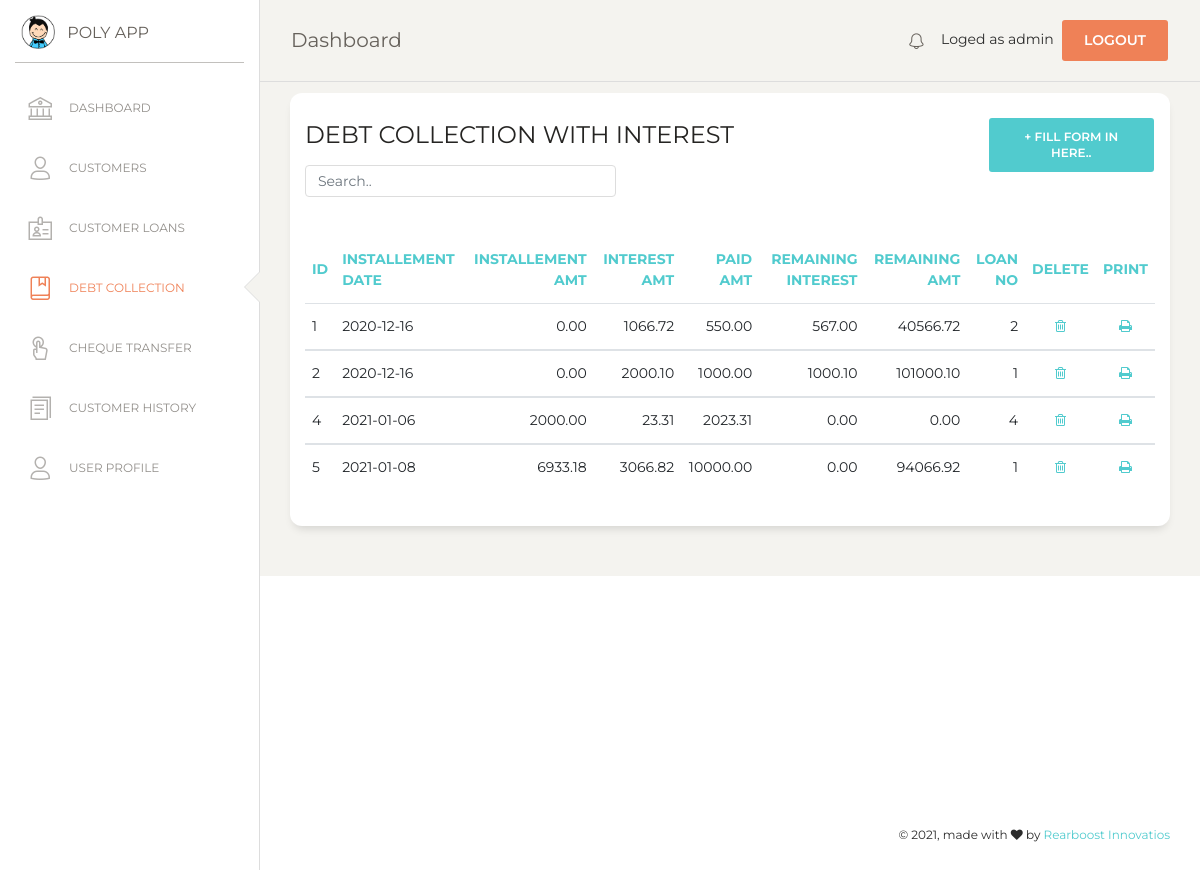
/debt_collection.php (signed in), run on the app's committed database.
### tables this page shows
CREATE TABLE `loan_installement` (
  `id` int(7) NOT NULL,
  `li_date` date NOT NULL,
  `paid` double(10,2) NOT NULL DEFAULT '0.00',
  `installement_amt` double(10,2) NOT NULL,
  `interest_amt` double(10,2) NOT NULL,
  `remaining_int_amt` decimal(10,2) NOT NULL DEFAULT '0.00',
  `remaining_amt` double(10,2) NOT NULL,
  `loan_no` int(7) NOT NULL
);

### debt_collection.php (the view, shortened to what this page needs)
<?php
if (!isset($_SESSION['loged_user'])) {
    header('location: login.php');
}else {
$con = mysqli_connect(DB_HOSTNAME,DB_USERNAME,DB_PASSWORD);
mysqli_select_db($con,DB_NAME);
?>
<!DOCTYPE html>
<html lang="en">
<head>
  <link href="https://maxcdn.bootstrapcdn.com/font-awesome/latest/css/font-awesome.min.css" rel="stylesheet">
  <link href="assets/css/bootstrap.min.css" rel="stylesheet" />
  <link href="assets/css/paper-dashboard.css?v=2.0.1" rel="stylesheet" />
  <link href="assets/demo/demo.css" rel="stylesheet" />
</head>
<body class="">
  <div class="wrapper ">
    <div class="sidebar" data-color="white" data-active-color="danger">
      <div class="logo">
        <a href="#" class="simple-text logo-mini">
          <div class="logo-image-small">
            <img src="assets/img/logo-small.png">
          </div>
        </a>
        <a href="#" class="simple-text logo-normal">
          POLY APP
        </a>
      </div>
      <div class="sidebar-wrapper">
        <ul class="nav">
          <li>
            <a href="index">
              <i class="nc-icon nc-bank"></i>
              <p>DASHBOARD</p>
            </a>
          </li>
          <li>
            <a href="customer">
              <i class="nc-icon nc-single-02"></i>
              <p>CUSTOMERS</p>
            </a>
          </li>
          <li class="">
            <a href="customer_loan">
              <i class="nc-icon nc-badge"></i>
              <p>CUSTOMER LOANS</p>
            </a>
          </li>
          <li class="active">
            <a href="debt_collection">
              <i class="nc-icon nc-book-bookmark"></i>
              <p>DEBT COLLECTION</p>
            </a>
          </li>
          <li>
            <a href="cheque_transfer">
              <i class="nc-icon nc-tap-01"></i>
              <p>CHEQUE TRANSFER</p>
            </a>
          </li>
          <li>
            <a href="report">
              <i class="nc-icon nc-single-copy-04"></i>
              <p>CUSTOMER HISTORY</p>
            </a>
          </li>
          <li>
            <a href="user">
              <i class="nc-icon nc-single-02"></i>
              <p>USER PROFILE</p>
            </a>
          </li>
        </ul>
      </div>
    </div>
    <div class="main-panel">
      <?php include('include/nav.php');  ?>
      <div class="content">
      <div class="row">
          <div class="col-md-12">
            <div class="card">
              <div class="row">
              <div class="col-md-9">
              <div class="card-header">
                <h4 class="card-title"> DEBT COLLECTION WITH INTEREST</h4>
                <input class="form-control myInput" id="myInput" type="text" placeholder="Search..">
              </div>
              </div>
              <div class="col-md-3">
                <div class="card-header">
                  <button type="button" class="btn btn-primary add-btn" data-toggle="modal" data-target="#Form1">+ Fill Form in here..
                  </button>
                </div>
              </div>
              </div>
              <div class="card-body">
            </div>
              <div class="card-body">
                <div class="table-responsive">
                  <table class="table" id="myTable">
                  	<thead class="text-primary">
                  	  <th>                    ID 				        </th>
                      <th>                    Installement Date </th>
                      <th class="text-right"> Installement amt  </th>
                      <th class="text-right"> Interest amt 		  </th>
                      <th class="text-right"> Paid amt          </th>
                      <th class="text-right"> Remaining interest</th>
                      <th class="text-right"> Remaining amt     </th>
                      <th class="text-right"> Loan no 			    </th>
                      <th class="text-center">Delete            </th>
                      <th class="text-center">Print 			      </th>
                    </thead>
                    <tbody>
                      <?php
                      $sql="SELECT * FROM loan_installement";
                      $result = mysqli_query($con,$sql);
                      $numRows = mysqli_num_rows($result);
                      if($numRows > 0) {
                        while($row = mysqli_fetch_assoc($result)) {
                        	?>
                            <tr>
                            <td>                      <?php echo $row['id']  ?>              </td>
                            <td>                      <?php echo $row['li_date']  ?>         </td>
                            <td class="text-right">   <?php echo $row['installement_amt']?>  </td>
                            <td class="text-right">   <?php echo $row['interest_amt'] ?>     </td>
                            <td class="text-right">   <?php echo $row['paid']?>              </td>
                            <td class="text-right">   <?php echo $row['remaining_int_amt']?> </td>
                            <td class="text-right">   <?php echo $row['remaining_amt'] ?>    </td>
                            <td class="text-right">   <?php echo $row['loan_no']  ?>         </td>
                          	<td class="text-center">
                            	<a href="#" onclick="confirmation('event','<?php echo $row['id']; ?>')" name="delete">
                            	<i class="fa fa-trash-o" aria-hidden="true"></i></a>
                          	</td>
                            <td class="text-center">
                            	<a href="#" onclick="printView(<?php echo $row['id']; ?>)" name="print">
                              <i class="fa fa-print" aria-hidden="true"></i></a>
                          	</td>
                           </tr>
                           </tbody>
                     <?php
                        }
                      }
                     ?>
                  </table>
                </div>
              </div>
              </div>
              </div>
            </div>
          </div>
          </div>
        </div>
       <?php include('include/footer.php');  ?>
</body>
</html>
<?php
}
?>

### assets/demo/demo.css (style rules this page uses)
.add-btn { float: right !important; }
.myInput { width: 50% !important; }

### data on the page
loan_installement: id "1", li_date "2020-12-16", installement_amt "0.00", interest_amt "1066.72", paid "550.00", remaining_int_amt "567.00", remaining_amt "40566.72", loan_no "2"
loan_installement: id "2", li_date "2020-12-16", installement_amt "0.00", interest_amt "2000.10", paid "1000.00", remaining_int_amt "1000.10", remaining_amt "101000.10", loan_no "1"
loan_installement: id "4", li_date "2021-01-06", installement_amt "2000.00", interest_amt "23.31", paid "2023.31", remaining_int_amt "0.00", remaining_amt "0.00", loan_no "4"
loan_installement: id "5", li_date "2021-01-08", installement_amt "6933.18", interest_amt "3066.82", paid "10000.00", remaining_int_amt "0.00", remaining_amt "94066.92", loan_no "1"

### other printed values
$_SESSION['loged_user'] "admin"
